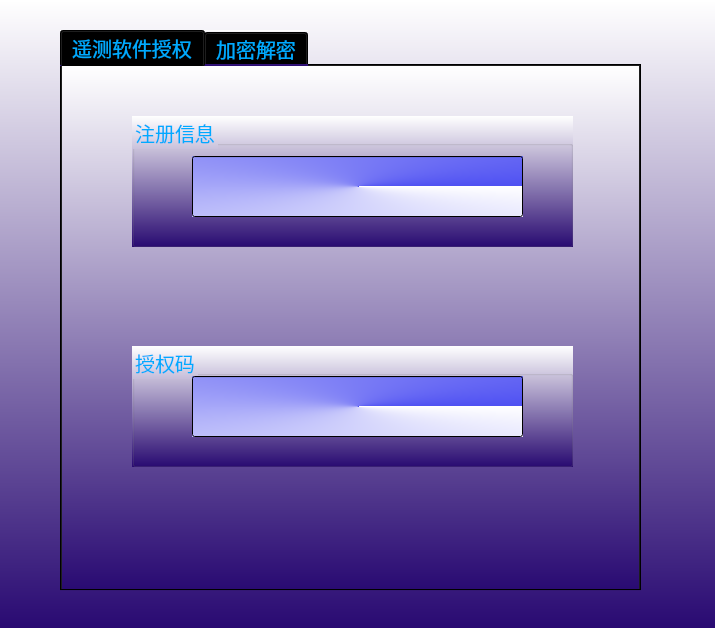
<?xml version="1.0" encoding="UTF-8"?>
<ui version="4.0">
 <class>AWardClass</class>
 <widget class="QMainWindow" name="AWardClass">
  <property name="geometry">
   <rect>
    <x>0</x>
    <y>0</y>
    <width>715</width>
    <height>628</height>
   </rect>
  </property>
  <property name="windowTitle">
   <string>遥测查询授权</string>
  </property>
  <property name="windowIcon">
   <iconset>
    <normaloff>C:/Users/NHT/Desktop/test_pre/images/watermark.png</normaloff>C:/Users/NHT/Desktop/test_pre/images/watermark.png</iconset>
  </property>
  <property name="styleSheet">
   <string notr="true">background-color:qlineargradient(spread:pad, x1:1, y1:1, x2:1, y2:0, stop:0 rgba(41, 10, 114, 255), stop:1 rgba(255, 255, 255, 255))</string>
  </property>
  <property name="animated">
   <bool>true</bool>
  </property>
  <widget class="QWidget" name="centralWidget">
   <property name="autoFillBackground">
    <bool>false</bool>
   </property>
   <widget class="QTabWidget" name="tabWidget">
    <property name="geometry">
     <rect>
      <x>60</x>
      <y>30</y>
      <width>581</width>
      <height>561</height>
     </rect>
    </property>
    <property name="styleSheet">
     <string notr="true">color:rgb(0, 170, 255);font-size:20px;font-weight:20px;
selection-color:rgb(0, 255, 0); </string>
    </property>
    <property name="currentIndex">
     <number>0</number>
    </property>
    <widget class="QWidget" name="tab">
     <property name="enabled">
      <bool>false</bool>
     </property>
     <attribute name="title">
      <string>遥测软件授权</string>
     </attribute>
     <widget class="QGroupBox" name="groupBox">
      <property name="enabled">
       <bool>false</bool>
      </property>
      <property name="geometry">
       <rect>
        <x>70</x>
        <y>50</y>
        <width>441</width>
        <height>131</height>
       </rect>
      </property>
      <property name="title">
       <string>注册信息</string>
      </property>
      <widget class="QLineEdit" name="regst_code">
       <property name="enabled">
        <bool>false</bool>
       </property>
       <property name="geometry">
        <rect>
         <x>60</x>
         <y>40</y>
         <width>331</width>
         <height>61</height>
        </rect>
       </property>
       <property name="font">
        <font>
         <pointsize>-1</pointsize>
        </font>
       </property>
       <property name="acceptDrops">
        <bool>false</bool>
       </property>
       <property name="styleSheet">
        <string notr="true">background-color:qconicalgradient(cx:0.5, cy:0.5, angle:0, stop:0 rgba(78, 80, 242, 255), stop:1 rgba(255, 255, 255, 255))</string>
       </property>
       <property name="text">
        <string/>
       </property>
       <property name="dragEnabled">
        <bool>true</bool>
       </property>
      </widget>
     </widget>
     <widget class="QGroupBox" name="groupBox_2">
      <property name="enabled">
       <bool>false</bool>
      </property>
      <property name="geometry">
       <rect>
        <x>70</x>
        <y>280</y>
        <width>441</width>
        <height>121</height>
       </rect>
      </property>
      <property name="title">
       <string>授权码</string>
      </property>
      <widget class="QLineEdit" name="award_code">
       <property name="enabled">
        <bool>false</bool>
       </property>
       <property name="geometry">
        <rect>
         <x>60</x>
         <y>30</y>
         <width>331</width>
         <height>61</height>
        </rect>
       </property>
       <property name="font">
        <font>
         <pointsize>-1</pointsize>
        </font>
       </property>
       <property name="styleSheet">
        <string notr="true">background-color:qconicalgradient(cx:0.5, cy:0.5, angle:0, stop:0 rgba(78, 80, 242, 255), stop:1 rgba(255, 255, 255, 255))</string>
       </property>
       <property name="text">
        <string/>
       </property>
      </widget>
     </widget>
    </widget>
    <widget class="QWidget" name="tab_2">
     <property name="enabled">
      <bool>false</bool>
     </property>
     <property name="font">
      <font>
       <pointsize>-1</pointsize>
      </font>
     </property>
     <property name="styleSheet">
      <string notr="true">color:rgb(0, 170, 255)</string>
     </property>
     <attribute name="title">
      <string>加密解密</string>
     </attribute>
    </widget>
   </widget>
  </widget>
 </widget>
 <layoutdefault spacing="6" margin="11"/>
 <resources>
  <include location="award.qrc"/>
 </resources>
 <connections/>
</ui>
